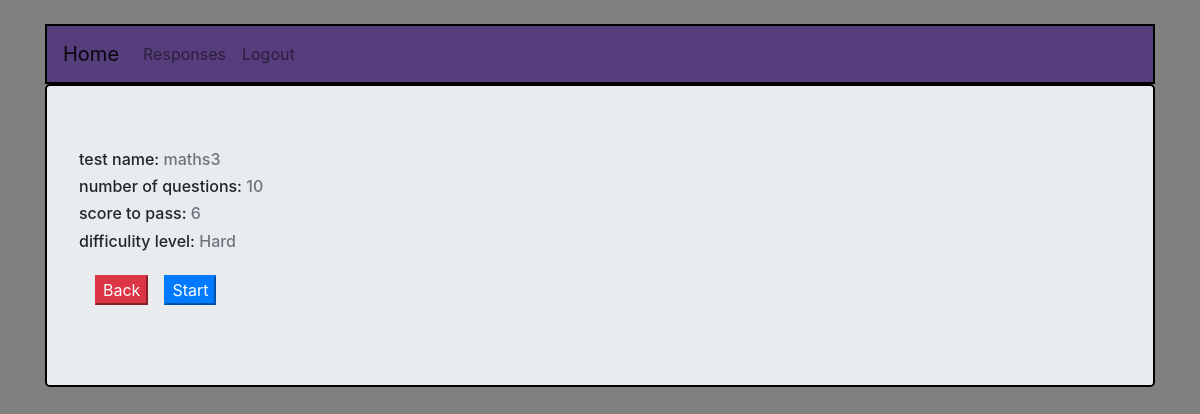
The page /school/set3 (signed in) on the database its author committed.
### testapp/models.py (models this page shows, shortened)
class Quiz(models.Model):
    name=models.CharField(max_length=50)
    number_of_questions=models.IntegerField()
    score_to_pass=models.IntegerField()
    difficulity=models.CharField(max_length=10)
    class Meta:
        verbose_name_plural="Quizzes"

### testapp/views.py (the view)
# urls.py: path('set<int:pk>',views.Details.as_view(),name="test_details"),
class Details(LoginRequiredMixin ,DetailView):
    global questionno
    questionno=0
    context_object_name='test_details'
    model=Quiz
    template_name='testapp/test_details.html'

### testapp/templates/testapp/test_details.html
{% extends 'base.html'%}
{% block body %}
    <h6>test name:
        <span class="text-secondary">
            {{ test_details.name }}
        </span>
    </h6>
    <h6>number of questions:
        <span class="text-secondary">
            {{ test_details.number_of_questions }}
        </span>
    </h6>
    <h6>score to pass:
        <span class="text-secondary">
            {{ test_details.score_to_pass }}
        </span>
    </h6>
    <h6>difficulity level:
        <span class="text-secondary">
            {{ test_details.difficulity }}
        </span>
    </h6>
    <div class="d-flex p-2">
        <div class="p-2 lg-6">
            <a href="{% url 'testapp:home'%}">
                <button class="btn-danger">Back</button>
            </a>
        </div>
        <div class="p-2 lg-6">
            <a href="quiz{{test_details.id}}">
                <button class="btn-primary">Start</button>
            </a>
        </div>
    </div>
{% endblock %}

### static/css/basenew.css (style rules this page uses)
.homeback { background-color: grey; }

### rows shown on the page
Quiz: name "maths3", number_of_questions "10", score_to_pass "6", difficulity "Hard"
